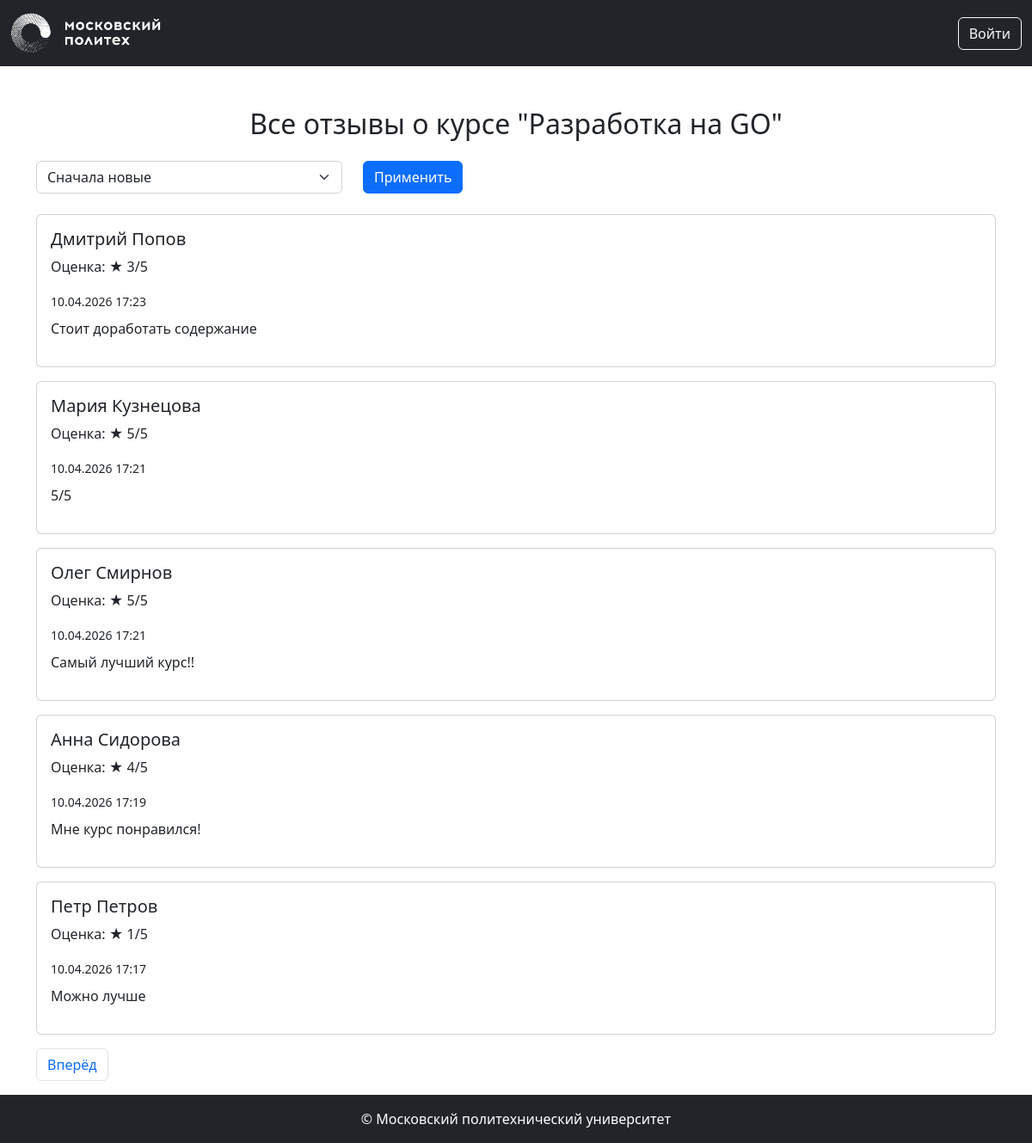
Page /courses/1/reviews on the committed database.
### models.py (models this page shows, shortened)
class Base(DeclarativeBase):
  metadata = MetaData(naming_convention={
        "ix": 'ix_%(column_0_label)s',
        "uq": "uq_%(table_name)s_%(column_0_name)s",
        "ck": "ck_%(table_name)s_%(constraint_name)s",
        "fk": "fk_%(table_name)s_%(column_0_name)s_%(referred_table_name)s",
        "pk": "pk_%(table_name)s"
    })

class Course(Base):
    __tablename__ = 'courses'
    id: Mapped[int] = mapped_column(primary_key=True)
    name: Mapped[str] = mapped_column(String(100))
    short_desc: Mapped[str] = mapped_column(Text)
    full_desc: Mapped[str] = mapped_column(Text)
    rating_sum: Mapped[int] = mapped_column(default=0)
    rating_num: Mapped[int] = mapped_column(default=0)
    category_id: Mapped[int] = mapped_column(ForeignKey("categories.id"))
    author_id: Mapped[int] = mapped_column(ForeignKey("users.id"))
    background_image_id: Mapped[str] = mapped_column(ForeignKey("images.id"))
    created_at: Mapped[datetime] = mapped_column(default=datetime.now)
    author: Mapped["User"] = relationship()
    category: Mapped["Category"] = relationship(lazy=False)
    bg_image: Mapped["Image"] = relationship()

class Review(db.Model):
    __tablename__ = 'reviews'
    id = db.Column(db.Integer, primary_key=True)
    rating = db.Column(db.Integer, nullable=False)
    text = db.Column(db.Text, nullable=False)
    created_at = db.Column(db.DateTime, default=datetime.utcnow)
    course_id = db.Column(
        db.Integer,
        db.ForeignKey('courses.id'),
        nullable=False
    )
    user_id = db.Column(
        db.Integer,
        db.ForeignKey('users.id'),
        nullable=False
    )
    course = db.relationship(
        'Course',
        backref=db.backref('reviews', lazy=True)
    )
    user = db.relationship(
        'User',
        backref=db.backref('reviews', lazy=True)
    )

class User(Base, UserMixin):
    __tablename__ = 'users'
    id: Mapped[int] = mapped_column(primary_key=True)
    first_name: Mapped[str] = mapped_column(String(100))
    last_name: Mapped[str] = mapped_column(String(100))
    middle_name: Mapped[Optional[str]] = mapped_column(String(100))
    login: Mapped[str] = mapped_column(String(100), unique=True)
    password_hash: Mapped[str] = mapped_column(String(200))
    created_at: Mapped[datetime] = mapped_column(default=datetime.now)

### courses.py (the view)
@bp.route('/<int:course_id>/reviews')
def course_reviews(course_id):
    course = db.get_or_404(Course, course_id)
    sort = request.args.get('sort', 'new')
    page = request.args.get('page', 1, type=int)
    query = Review.query.filter_by(course_id=course_id)
    if sort == 'positive':
        query = query.order_by(Review.rating.desc())
    elif sort == 'negative':
        query = query.order_by(Review.rating.asc())
    else:
        query = query.order_by(Review.created_at.desc())
    reviews = query.paginate(page=page, per_page=5)
    user_review = None
    if current_user.is_authenticated:
        user_review = Review.query.filter_by(
            course_id=course_id,
            user_id=current_user.id
        ).first()
    return render_template(
        'courses/reviews.html',
        course=course,
        reviews=reviews,
        sort=sort,
        user_review=user_review
    )

### templates/courses/reviews.html (shortened to what this page needs)
{% extends 'base.html' %}
{% block content %}
<div class="container mt-5">
    <h2 class="mb-4 text-center">Все отзывы о курсе "{{ course.name }}"</h2>
    <form method="GET" class="mb-4">
        <div class="row">
            <div class="col-md-4">
                <select name="sort" class="form-select">
                    <option value="new" {% if sort == 'new' %}selected{% endif %}>Сначала новые</option>
                </select>
            </div>
            <div class="col-md-2">
                <button class="btn btn-primary">Применить</button>
            </div>
        </div>
    </form>
    {% for review in reviews.items %}
        <div class="card mb-3">
            <div class="card-body">
                <h5>{{ review.user.first_name }} {{ review.user.last_name }}</h5>
                <p>Оценка: ★ {{ review.rating }}/5</p>
                <small>{{ review.created_at.strftime('%d.%m.%Y %H:%M') }}</small>
                <p class="mt-2">{{ review.text }}</p>
            </div>
        </div>
    {% endfor %}
    <nav>
        <ul class="pagination">
            {% if reviews.has_next %}
                <li class="page-item">
                    <a class="page-link"
                       href="{{ url_for('courses.course_reviews',
                                        course_id=course.id,
                                        page=reviews.next_num,
                                        sort=sort) }}">
                        Вперёд
                    </a>
                </li>
            {% endif %}
        </ul>
    </nav>
</div>
{% endblock %}

### rows in the picture
Course: name "Разработка на GO"
Review: user.first_name "Дмитрий", user.last_name "Попов", rating "3", created_at "10.04.2026 17:23", text "Стоит доработать содержание"
Review: user.first_name "Мария", user.last_name "Кузнецова", rating "5", created_at "10.04.2026 17:21", text "5/5"
Review: user.first_name "Олег", user.last_name "Смирнов", rating "5", created_at "10.04.2026 17:21", text "Самый лучший курс!!"
Review: user.first_name "Анна", user.last_name "Сидорова", rating "4", created_at "10.04.2026 17:19", text "Мне курс понравился!"
Review: user.first_name "Петр", user.last_name "Петров", rating "1", created_at "10.04.2026 17:17", text "Можно лучше"
